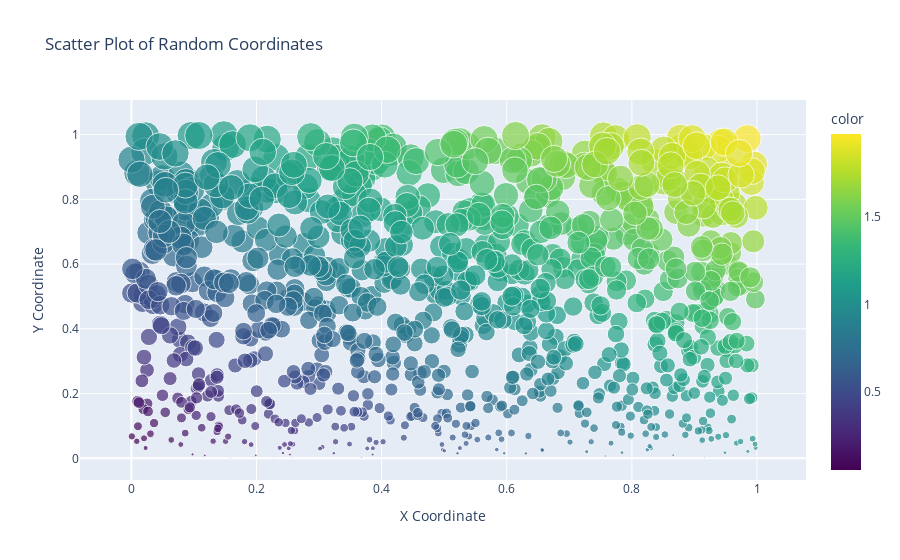

Notebook source saved alongside this figure:
### Markdown cell above
## 1. Write a program to draw a scatter plot for random 1000 x and y coordinates

### Code cell
import plotly.express as ex
import numpy as np

def main():
    # Generate random x and y coordinates
    X = np.random.rand(1000)
    Y = np.random.rand(1000)

    logger_info = get_info_logger(__name__)
    logger_info.info("X and Y generated.")

    # Create a scatter plot
    fig = ex.scatter(x=X, y=Y ,
                    color=X + Y,
                    color_continuous_scale =  'viridis',
                    title='Scatter Plot of Random Coordinates',
                    size = Y*4,
                    labels={   
                                'x':'X Coordinate'
                                ,'y':'Y Coordinate'})

    # Show the plot
    fig.show()
    logger_info = get_info_logger(__name__)
    logger_info.info("First Program completed.")
if __name__ == '__main__':
    main()

### Figure 1 — Plotly figure (JSON) as saved in the notebook; plotly's stock layout.template omitted (floating-point values rounded to 4 significant figures; data arrays with more than 128 entries replaced by an {"elided": "..."} marker saying what was removed)
{"data": [{"hovertemplate": "X Coordinate=%{x}<br>Y Coordinate=%{y}<br>size=%{marker.size}<br>color=%{marker.color}<extra></extra>", "legendgroup": "", "marker": {"color": {"elided": "1000 float values"}, "coloraxis": "coloraxis", "size": {"elided": "1000 float values"}, "sizemode": "area", "sizeref": 0.009993, "symbol": "circle"}, "mode": "markers", "name": "", "orientation": "v", "showlegend": false, "type": "scatter", "x": {"elided": "1000 float values"}, "xaxis": "x", "y": {"elided": "1000 float values"}, "yaxis": "y"}], "layout": {"coloraxis": {"colorbar": {"title": {"text": "color"}}, "colorscale": [[0, "#440154"], [0.1111, "#482878"], [0.2222, "#3e4989"], [0.3333, "#31688e"], [0.4444, "#26828e"], [0.5556, "#1f9e89"], [0.6667, "#35b779"], [0.7778, "#6ece58"], [0.8889, "#b5de2b"], [1, "#fde725"]]}, "legend": {"itemsizing": "constant", "tracegroupgap": 0}, "title": {"text": "Scatter Plot of Random Coordinates"}, "xaxis": {"anchor": "y", "domain": [0, 1], "title": {"text": "X Coordinate"}}, "yaxis": {"anchor": "x", "domain": [0, 1], "title": {"text": "Y Coordinate"}}}}
